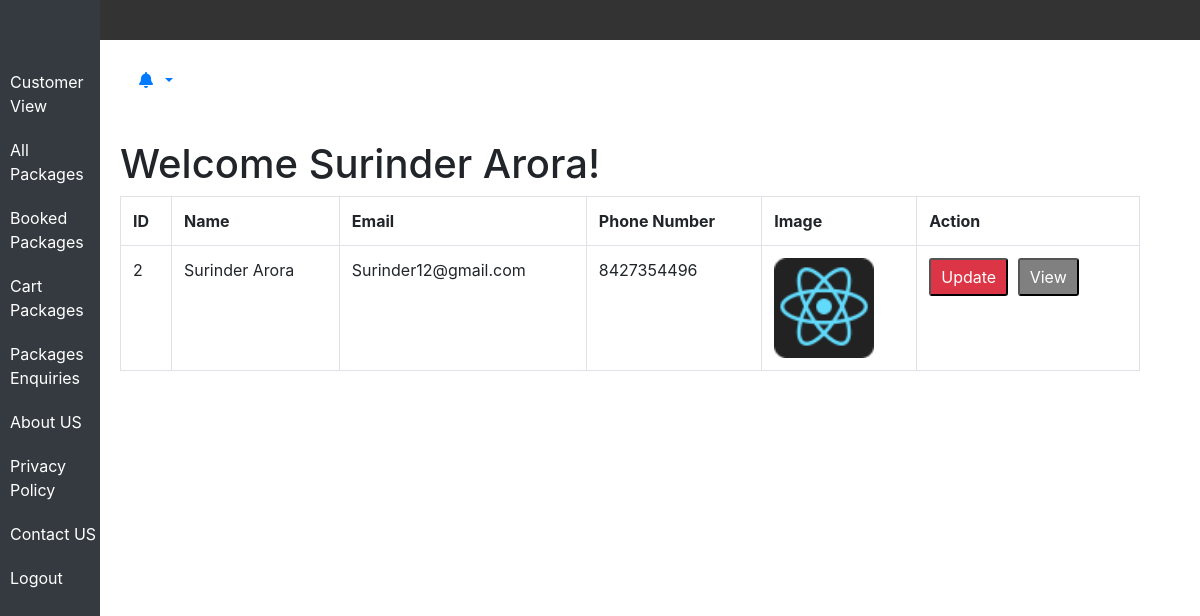
The app's page /Customer-dashboard.php (signed in) with its own data.
### tables this page shows
CREATE TABLE `users` (
  `id` int(11) NOT NULL,
  `name` varchar(50) NOT NULL,
  `email` varchar(50) NOT NULL,
  `password` varchar(50) NOT NULL,
  `phonenumber` varchar(10) NOT NULL,
  `image` varchar(250) NOT NULL,
  `is_admin` int(11) NOT NULL
);

### Customer-dashboard.php (the view, shortened to what this page needs)
<?php
include('config.php');
include('extra.php');
if (isset($_GET['id'])) {
    $userId = $_GET['id'];
    $query = "SELECT * FROM users WHERE id = $userId";
    $result = mysqli_query($conn, $query);
    if ($result && mysqli_num_rows($result) == 1) {
        $userData = mysqli_fetch_assoc($result);
    } else {
        echo "Failed to fetch user data.";
        exit();
    }
} else {
    $id = $_SESSION['id'];
    $query = "SELECT * FROM users WHERE id = '$id'";
    $result = mysqli_query($conn, $query);
    if (mysqli_num_rows($result) == 1) {
        $userData = mysqli_fetch_assoc($result);
    } else {
        header("location: Login.php");
        exit();
    }
}
?>
<!DOCTYPE html>
<html lang="en">
<head>
    <link rel="stylesheet" href="https://cdnjs.cloudflare.com/ajax/libs/font-awesome/6.5.2/css/all.min.css">
    <link rel="stylesheet" href="https://maxcdn.bootstrapcdn.com/bootstrap/4.5.2/css/bootstrap.min.css">
</head>
<body>
    <div class="content">
        <a class="nav-link dropdown-toggle" href="tableform.php">
            <i class="fas fa-bell fa-fw"></i>
            <span id='notificationBadge' class='badge badge-danger badge-counter'></span></a>
    </div>
    <div class="content">
        <?php if (!isset($_GET['id'])) : ?>
            <h1>Welcome <?php echo $userData['name']; ?>!</h1>
            <table class="table table-bordered">
                <tr>
                    <th>ID</th>
                    <th>Name</th>
                    <th>Email</th>
                    <th>Phone Number</th>
                    <th>Image</th>
                    <th>Action</th>
                </tr>
                <tr>
                    <td><?php echo $userData['id']; ?></td>
                    <td><?php echo $userData['name']; ?></td>
                    <td><?php echo $userData['email']; ?></td>
                    <td><?php echo $userData['phonenumber']; ?></td>
                    <td><img src="<?php echo $userData['image']; ?>" width="100px" height="100px" alt="User Image"></td>
                    <td>
                        <button class="update-button" data-toggle="modal" data-id="<?= $userData['id'] ?>" data-name="<?= $userData['name'] ?>" data-email="<?= $userData['email'] ?>" data-phonenumber="<?= $userData['phonenumber'] ?>" data-image="<?= $userData['image'] ?>" data-target="#updateModal">Update
                        </button>
                        <button class="view-button" data-toggle="modal" data-id="<?= $userData['id'] ?>" data-name="<?= $userData['name'] ?>" data-email="<?= $userData['email'] ?>" data-phonenumber="<?= $userData['phonenumber'] ?>" data-image="<?= $userData['image'] ?>" data-target="#viewModal">View
                        </button>
                    </td>
                </tr>
            </table>
        <?php endif; ?>
    </div>
</body>
</html>

### extra.php (style rules this page uses)
.content { margin-left: 100px; margin-right:40px; padding: 20px; }
.update-button { padding: 5px 10px; background-color: #dc3545; color: #fff; text-decoration: none; border-radius: 3px; margin-right: 5px; }
.view-button { padding: 5px 10px; background-color: #808080; color: #fff; text-decoration: none; border-radius: 3px; margin-right: 5px; }

### Customer-dashboard.php (style rules this page uses)
.update-button { padding: 5px 10px; background-color: #dc3545; color: #fff; text-decoration: none; border-radius: 3px; margin-right: 5px; }
.view-button { padding: 5px 10px; background-color: #808080; color: #fff; text-decoration: none; border-radius: 3px; margin-right: 5px; }

### records on screen
users: name "Surinder Arora", id "2", email "Surinder12@gmail.com", phonenumber "8427354496", image (picture)
